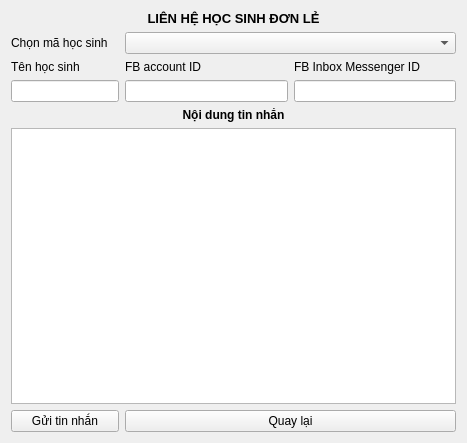
<?xml version="1.0" encoding="UTF-8"?>
<ui version="4.0">
 <class>guitncn</class>
 <widget class="QWidget" name="guitncn">
  <property name="geometry">
   <rect>
    <x>0</x>
    <y>0</y>
    <width>467</width>
    <height>443</height>
   </rect>
  </property>
  <property name="windowTitle">
   <string>Gửi tin nhắn cá nhân</string>
  </property>
  <layout class="QGridLayout" name="gridLayout">
   <item row="1" column="0">
    <widget class="QLabel" name="label_2">
     <property name="text">
      <string>Chọn mã học sinh</string>
     </property>
    </widget>
   </item>
   <item row="2" column="0">
    <widget class="QLabel" name="label_6">
     <property name="text">
      <string>Tên học sinh</string>
     </property>
    </widget>
   </item>
   <item row="2" column="2">
    <widget class="QLabel" name="label_3">
     <property name="text">
      <string>FB account ID</string>
     </property>
    </widget>
   </item>
   <item row="2" column="3">
    <widget class="QLabel" name="label_4">
     <property name="text">
      <string>FB Inbox Messenger ID</string>
     </property>
    </widget>
   </item>
   <item row="3" column="0" colspan="2">
    <widget class="QLineEdit" name="stuname"/>
   </item>
   <item row="3" column="2">
    <widget class="QLineEdit" name="fbaccid"/>
   </item>
   <item row="3" column="3">
    <widget class="QLineEdit" name="fbmessid"/>
   </item>
   <item row="5" column="0" colspan="4">
    <widget class="QTextEdit" name="mess"/>
   </item>
   <item row="6" column="0" colspan="2">
    <widget class="QPushButton" name="sendmess">
     <property name="text">
      <string>Gửi tin nhắn</string>
     </property>
    </widget>
   </item>
   <item row="6" column="2" colspan="2">
    <widget class="QPushButton" name="quaylai">
     <property name="text">
      <string>Quay lại</string>
     </property>
    </widget>
   </item>
   <item row="1" column="2" colspan="2">
    <widget class="QComboBox" name="mahschoice"/>
   </item>
   <item row="0" column="0" colspan="4">
    <widget class="QLabel" name="label">
     <property name="text">
      <string>&lt;html&gt;&lt;head/&gt;&lt;body&gt;&lt;p align=&quot;center&quot;&gt;&lt;span style=&quot; font-size:10pt; font-weight:600;&quot;&gt;LIÊN HỆ HỌC SINH ĐƠN LẺ&lt;/span&gt;&lt;/p&gt;&lt;/body&gt;&lt;/html&gt;</string>
     </property>
    </widget>
   </item>
   <item row="4" column="0" colspan="4">
    <widget class="QLabel" name="label_5">
     <property name="text">
      <string>&lt;html&gt;&lt;head/&gt;&lt;body&gt;&lt;p align=&quot;center&quot;&gt;&lt;span style=&quot; font-weight:600;&quot;&gt;Nội dung tin nhắn&lt;/span&gt;&lt;/p&gt;&lt;/body&gt;&lt;/html&gt;</string>
     </property>
    </widget>
   </item>
  </layout>
 </widget>
 <resources/>
 <connections/>
</ui>
